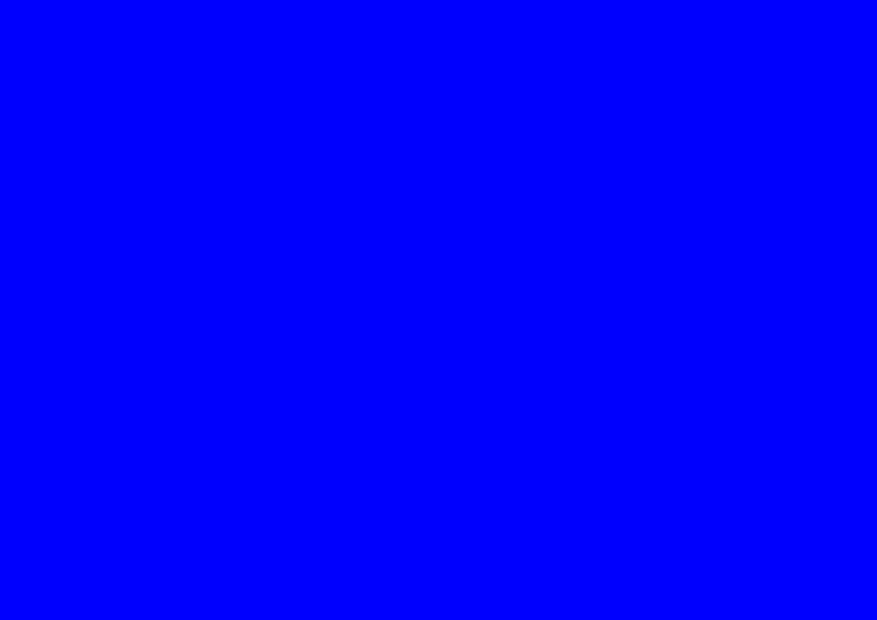
#> input picture scientific-skills/Data analysis/dpi-upscaler-checker/test_300dpi.jpg, 3508 x 2480 px (shown at 1/4 size)
$ python main.py -i ../../dpi-upscaler-checker/test_300dpi.jpg ../../dpi-upscaler-checker/test_72dpi.jpg ../../dpi-upscaler-checker/test_72dpi.jpg ../../dpi-upscaler-checker/test_72dpi.jpg ../../dpi-upscaler-checker/test_72dpi.jpg ../../dpi-upscaler-checker/test_72dpi.jpg -o out.png
#> lines starting #> are read from the running program, lines starting #| are printed output that depends on the picture
#!/usr/bin/env python3
"""
Multi-panel Figure Assembler
Automatically assemble 6 sub-figures into a high-resolution composite figure.

Usage:
    python main.py -i A.png B.png C.png D.png E.png F.png -o output.png
"""

import argparse
import sys
from pathlib import Path
from typing import List, Tuple, Optional
from PIL import Image, ImageDraw, ImageFont, ImageOps
import numpy as np


class FigureAssembler:
    """Assemble multiple images into a composite figure with labels."""

    PANEL_LABELS = ["A", "B", "C", "D", "E", "F"]

    def __init__(
        self,
        layout: str = "2x3",
        dpi: int = 300,
        label_font: str = "Arial",
        label_size: int = 24,
        label_position: str = "topleft",
        padding: int = 10,
        border: int = 2,
        bg_color: str = "white",
        label_color: str = "black"
    ):
        """
        Initialize the figure assembler.

        Args:
            layout: Grid layout ('2x3' or '3x2')
            dpi: Output resolution in DPI
            label_font: Font family for labels
            label_size: Font size for panel labels
            label_position: Position of labels ('topleft', 'topright', 'bottomleft', 'bottomright')
            padding: Padding between panels in pixels
            border: Border width around each panel in pixels
            bg_color: Background color
            label_color: Label text color
        """
        self.layout = layout
        self.dpi = dpi
        self.label_font = label_font
        self.label_size = label_size
        self.label_position = label_position
        self.padding = padding
        self.border = border
        self.bg_color = bg_color
        self.label_color = label_color

        self.rows, self.cols = self._parse_layout(layout)
        self.bg_rgb = self._parse_color(bg_color)
        self.label_rgb = self._parse_color(label_color)

    def _parse_layout(self, layout: str) -> Tuple[int, int]:
        """Parse layout string into rows and columns."""
        if layout == "2x3":
            return 2, 3
        elif layout == "3x2":
            return 3, 2
        else:
            raise ValueError(f"Unsupported layout: {layout}. Use '2x3' or '3x2'.")

    def _parse_color(self, color: str) -> Tuple[int, int, int]:
        """Parse color string to RGB tuple."""
        color_map = {
            "white": (255, 255, 255),
            "black": (0, 0, 0),
            "red": (255, 0, 0),
            "green": (0, 128, 0),
            "blue": (0, 0, 255),
            "gray": (128, 128, 128),
            "grey": (128, 128, 128),
        }

        if color.lower() in color_map:
            return color_map[color.lower()]

        # Try hex color
        if color.startswith("#"):
            color = color[1:]
        if len(color) == 6:
            return tuple(int(color[i:i+2], 16) for i in (0, 2, 4))

        raise ValueError(f"Unsupported color: {color}")

    def _get_font(self) -> ImageFont.FreeTypeFont:
        """Get font for labels with fallback."""
        try:
            return ImageFont.truetype(self.label_font, self.label_size)
        except OSError:
            # Try common system fonts
            fallback_fonts = [
                "DejaVuSans.ttf",
                "LiberationSans-Regular.ttf",
                "FreeSans.ttf",
                "/System/Library/Fonts/Helvetica.ttc",  # macOS
                "/usr/share/fonts/truetype/dejavu/DejaVuSans.ttf",  # Linux
                "C:/Windows/Fonts/arial.ttf",  # Windows
            ]
            for font_name in fallback_fonts:
                try:
                    return ImageFont.truetype(font_name, self.label_size)
                except OSError:
                    continue
            # Final fallback to default font
            return ImageFont.load_default()

    def _load_image(self, path: str) -> Image.Image:
        """Load an image from file."""
        img_path = Path(path)
        if not img_path.exists():
            raise FileNotFoundError(f"Image not found: {path}")

        img = Image.open(path)

        # Convert to RGB if necessary (handle RGBA, P, etc.)
        if img.mode in ('RGBA', 'P'):
            # Create white background for transparency
            background = Image.new('RGB', img.size, self.bg_rgb)
            if img.mode == 'P':
                img = img.convert('RGBA')
            background.paste(img, mask=img.split()[-1] if img.mode == 'RGBA' else None)
            img = background
        elif img.mode != 'RGB':
            img = img.convert('RGB')

        return img

    def _resize_to_uniform(self, images: List[Image.Image]) -> List[Image.Image]:
        """Resize all images to the same dimensions."""
        # Find target size (max width and height)
        max_width = max(img.width for img in images)
        max_height = max(img.height for img in images)

        resized = []
        for img in images:
            if img.width == max_width and img.height == max_height:
                resized.append(img)
            else:
                # Resize with high-quality resampling
                resized_img = img.resize((max_width, max_height), Image.Resampling.LANCZOS)
                resized.append(resized_img)

        return resized

    def _add_border(self, img: Image.Image) -> Image.Image:
        """Add border around an image."""
        if self.border <= 0:
            return img
        return ImageOps.expand(img, border=self.border, fill=self.bg_rgb)

    def _add_label(
        self,
        img: Image.Image,
        label: str,
        font: ImageFont.FreeTypeFont
    ) -> Image.Image:
        """Add panel label to image."""
        draw = ImageDraw.Draw(img)

        # Get label bounding box
        bbox = draw.textbbox((0, 0), label, font=font)
        text_width = bbox[2] - bbox[0]
        text_height = bbox[3] - bbox[1]

        # Calculate position
        margin = max(self.label_size // 2, 5)

        if self.label_position == "topleft":
            x, y = margin, margin
        elif self.label_position == "topright":
            x = img.width - text_width - margin
            y = margin
        elif self.label_position == "bottomleft":
            x = margin
            y = img.height - text_height - margin
        elif self.label_position == "bottomright":
            x = img.width - text_width - margin
            y = img.height - text_height - margin
        else:
            x, y = margin, margin

        # Draw label with slight shadow for readability
        shadow_offset = 1
        shadow_color = (255, 255, 255) if self.label_rgb == (0, 0, 0) else (0, 0, 0)
        draw.text((x + shadow_offset, y + shadow_offset), label, font=font, fill=shadow_color)
        draw.text((x, y), label, font=font, fill=self.label_rgb)

        return img

    def _create_panel(
        self,
        img: Image.Image,
        label: str,
        font: ImageFont.FreeTypeFont
    ) -> Image.Image:
        """Create a complete panel with border and label."""
        # Add border
        img = self._add_border(img)
        # Add label
        img = self._add_label(img, label, font)
        return img

    def assemble(
        self,
        inputs: List[str],
        output: str,
        labels: Optional[List[str]] = None
    ) -> Path:
        """
        Assemble images into a composite figure.

        Args:
            inputs: List of 6 input image paths
            output: Output file path
            labels: Optional custom labels (default: A-F)

        Returns:
            Path to the output file
        """
        if len(inputs) != 6:
            raise ValueError(f"Expected 6 input images, got {len(inputs)}")

        if labels is None:
            labels = self.PANEL_LABELS[:len(inputs)]

        # Load images
        print(f"Loading {len(inputs)} images...")
        images = [self._load_image(path) for path in inputs]

        # Resize to uniform dimensions
        print("Resizing images to uniform dimensions...")
        images = self._resize_to_uniform(images)

        # Get font
        font = self._get_font()

        # Create panels with borders and labels
        print("Creating panels...")
        panels = [self._create_panel(img, label, font) for img, label in zip(images, labels)]

        # Calculate composite dimensions
        panel_width = panels[0].width
        panel_height = panels[0].height

        composite_width = self.cols * panel_width + (self.cols - 1) * self.padding
        composite_height = self.rows * panel_height + (self.rows - 1) * self.padding

        # Create composite image
        print(f"Creating {self.layout} composite ({composite_width}x{composite_height})...")
        composite = Image.new('RGB', (composite_width, composite_height), self.bg_rgb)

        # Arrange panels
        for idx, panel in enumerate(panels):
            row = idx // self.cols
            col = idx % self.cols

            x = col * (panel_width + self.padding)
            y = row * (panel_height + self.padding)

            composite.paste(panel, (x, y))

        # Save with DPI info
        output_path = Path(output)
        output_path.parent.mkdir(parents=True, exist_ok=True)

        # Save as PNG with DPI
        composite.save(output_path, dpi=(self.dpi, self.dpi))

        print(f"✓ Saved composite figure to: {output_path}")
        print(f"  Dimensions: {composite_width}x{composite_height} pixels")
        print(f"  DPI: {self.dpi}")
        print(f"  Physical size: ~{composite_width/self.dpi:.1f}x{composite_height/self.dpi:.1f} inches")

        return output_path


def main():
    """Main entry point for command-line usage."""
    parser = argparse.ArgumentParser(
        description="Assemble 6 sub-figures (A-F) into a high-resolution composite figure",
        formatter_class=argparse.RawDescriptionHelpFormatter,
        epilog="""
Examples:
  %(prog)s -i A.png B.png C.png D.png E.png F.png -o figure.png
  %(prog)s -i *.png -o figure.png --layout 3x2 --dpi 600
  %(prog)s -i A.png B.png C.png D.png E.png F.png -o figure.png --label-size 32 --padding 20
        """
    )

    parser.add_argument(
        "--input", "-i",
        nargs=6,
        required=True,
        help="6 input image paths (A-F)"
    )

    parser.add_argument(
        "--output", "-o",
        required=True,
        help="Output file path"
    )

    parser.add_argument(
        "--layout", "-l",
        choices=["2x3", "3x2"],
        default="2x3",
        help="Layout grid (default: 2x3)"
    )

    parser.add_argument(
        "--dpi", "-d",
        type=int,
        default=300,
        help="Output DPI (default: 300)"
    )

    parser.add_argument(
        "--label-font",
        default="Arial",
        help="Font family for labels (default: Arial)"
    )

    parser.add_argument(
        "--label-size",
        type=int,
        default=24,
        help="Font size for panel labels (default: 24)"
    )

    parser.add_argument(
        "--label-position",
        choices=["topleft", "topright", "bottomleft", "bottomright"],
        default="topleft",
        help="Label position (default: topleft)"
    )

    parser.add_argument(
        "--padding", "-p",
        type=int,
        default=10,
        help="Padding between panels in pixels (default: 10)"
    )

    parser.add_argument(
        "--border", "-b",
        type=int,
        default=2,
        help="Border width around each panel in pixels (default: 2)"
    )

    parser.add_argument(
        "--bg-color",
        default="white",
        help="Background color: white/black/hex (default: white)"
    )

    parser.add_argument(
        "--label-color",
        default="black",
        help="Label text color: black/white/hex (default: black)"
    )

    args = parser.parse_args()

    # Create assembler
    assembler = FigureAssembler(
        layout=args.layout,
        dpi=args.dpi,
        label_font=args.label_font,
        label_size=args.label_size,
        label_position=args.label_position,
        padding=args.padding,
        border=args.border,
        bg_color=args.bg_color,
        label_color=args.label_color
    )

    # Assemble figure
    try:
        assembler.assemble(
            inputs=args.input,
            output=args.output
        )
#> in _load_image, img is the input picture: PIL image 3508x2480 RGB; mean R, G, B 0, 0, 254
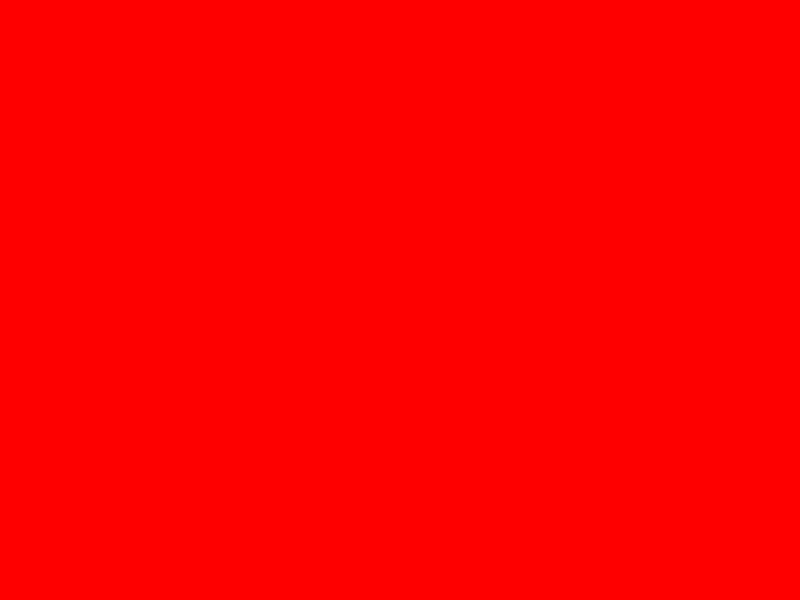
#> input picture scientific-skills/Data analysis/dpi-upscaler-checker/test_72dpi.jpg, 800 x 600 px
#> in _load_image, img is the input picture: PIL image 800x600 RGB; mean R, G, B 254, 0, 0
#> in assemble, `images = [self._load_image(path) for path in inputs]`: images = 6 items
#> in _resize_to_uniform, `max_width = max(img.width for img in images)`: max_width = 3508
#> in _resize_to_uniform, `max_height = max(img.height for img in images)`: max_height = 2480
#> the loop in _resize_to_uniform, `for img in images:` made 6 passes
#> pass 2, in _resize_to_uniform, `resized_img = img.resize((max_width, max_height), Image.Resampling.LAN..`:
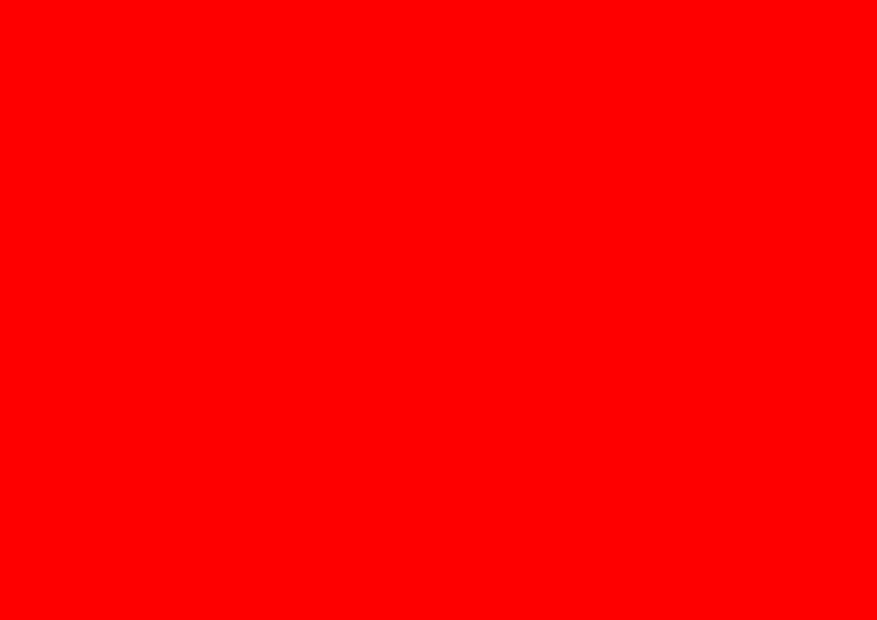
#> resized_img: PIL image 3508x2480 RGB (shown at 1/4 size); mean R, G, B 254, 0, 0
#> after the loop in _resize_to_uniform, `for img in images:`: resized = 6 items
#> in _add_label, `bbox = draw.textbbox((0, 0), label, font=font)`: bbox = (0, 5, 17, 23)
#> in _add_label, `text_width = bbox[2] - bbox[0]`: text_width = 17
#> in _add_label, `text_height = bbox[3] - bbox[1]`: text_height = 18
#> in assemble, `panels = [self._create_panel(img, label, font) for img, label in zip(i..`: panels = 6 items
#> (printed output is left out)
#> in assemble, `composite = Image.new('RGB', (composite_width, composite_height), self..`: composite: PIL image 10556x4978 RGB; every value is 255
#> the loop in assemble, `for idx, panel in enumerate(panels):` made 6 passes
#> (row, col, x, y) on passes 1 to 6: (0, 0, 0, 0), (0, 1, 3522, 0), (0, 2, 7044, 0), (1, 0, 0, 2494), (1, 1, 3522, 2494), (1, 2, 7044, 2494)
#> after the loop in assemble, `for idx, panel in enumerate(panels):`:
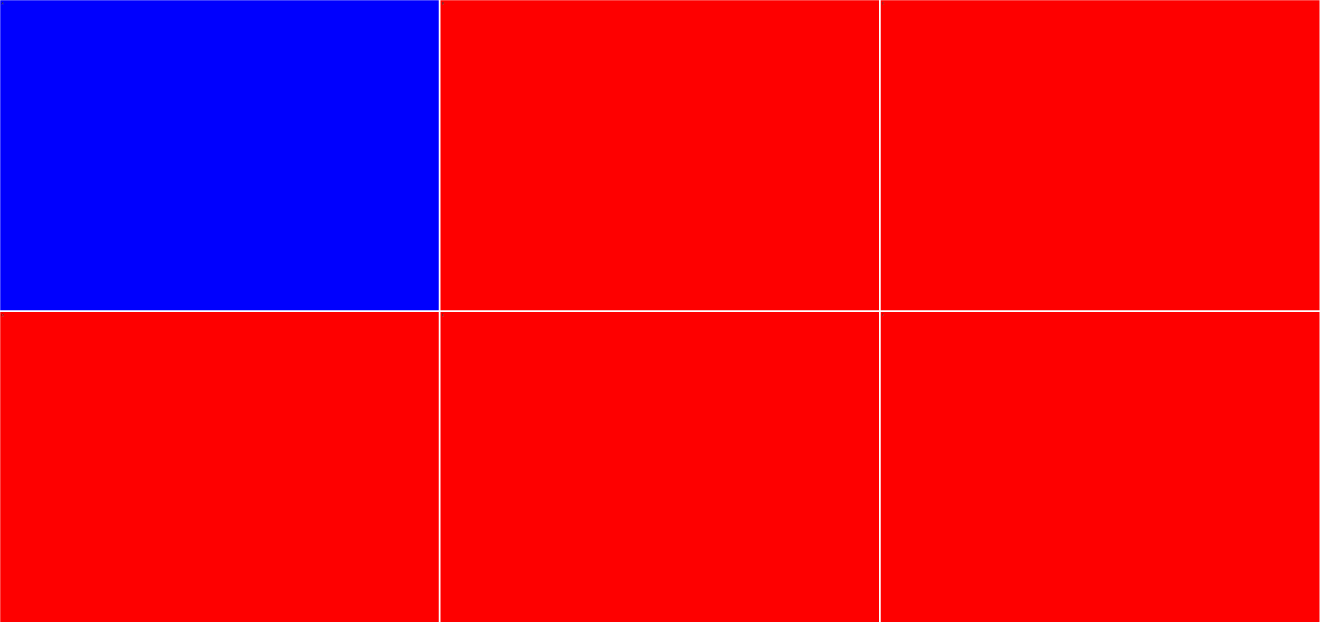
#> composite: PIL image 10556x4978 RGB (shown at 1/8 size); mean R, G, B 212, 1.7, 43.7
#|   Dimensions: 10556x4978 pixels
#|   Physical size: ~35.2x16.6 inches
    except Exception as e:
        print(f"Error: {e}", file=sys.stderr)
        sys.exit(1)


if __name__ == "__main__":
    main()
